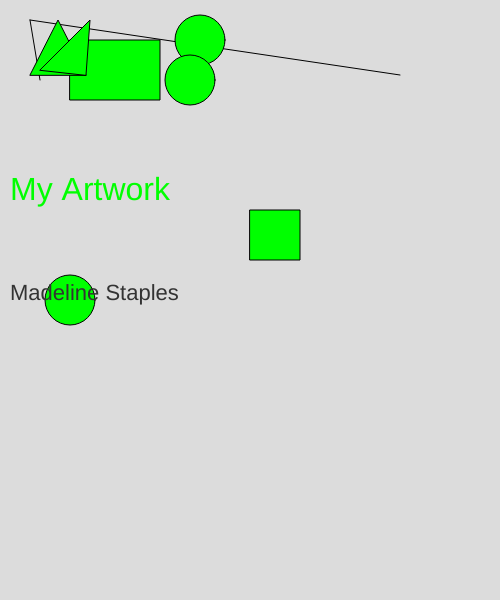
Frame 1 (no input)
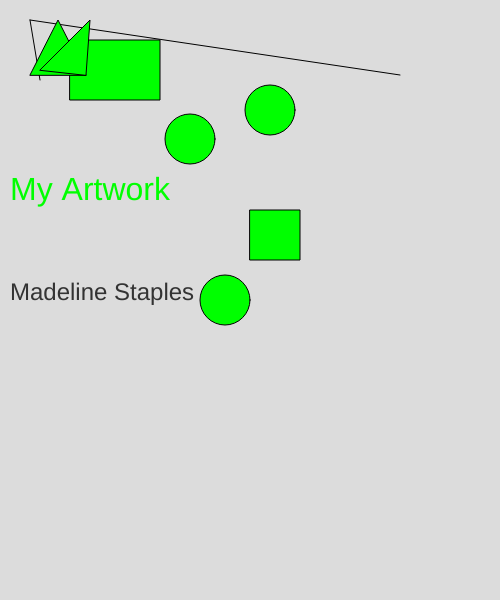
Frame 60 (no input)
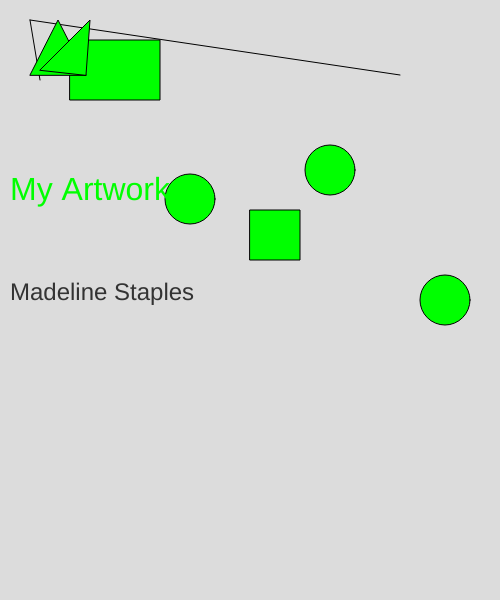
Frame 120 (the mouse pressed at the canvas centre since frame 60)

The p5.js sketch that drew these frames (run headless with seeded random() and noise() and a simulated clock; from frame 60 on, the mouse is pressed at the canvas centre):

// p5.js sketch
// ── sketch.js
var circleX = 70;
var circleY = 80;
var circleDirection = -5;
var circleDirection2 = 1;

//diagonal circle
var dicircleX = 200;
var dicircleY = 40;
var dicircleDirection = -10;

//text
var size = 22;
var count = 0;
var sizeDirection = 2;




function setup()
{
    createCanvas(500, 600,);
}
function draw()
{
    background(220);
    
    point 
    line (30,20,400, 75);
    line (40, 80, 30 , 20);
    fill('rgb(0,255,0)');
    //square
    square (250, 210, 50);
    rect (70, 40, 90, 60);
    
   

    triangle(30, 75, 58, 20, 86, 75);
    triangle (40, 70, 90, 20, 86, 75);
    //diagonal moving circle
    circle (dicircleX, dicircleY, 50)
    dicircleX+= dicircleDirection;
    dicircleY+= dicircleDirection;
    if(dicircleX <=1 || dicircleX >= 482) {
        dicircleDirection *= -1;

    }
    if(dicircleY <=1 || dicircleY >=482){
        dicircleDirection *=-1;
    }


    

    fill('rgb(0,255,0)');
    //circle 1
    circle(circleX, 300, 50);
    circleX+= circleDirection;
   if(circleX <= 1 || circleX >= 482) {
    
      
        circleDirection *= -1;
    }
   
   if (circleX <= 25) {
  //      circleX+=450;
}




    //circle 2
    circle(190, circleY, 50);
    circleY+= circleDirection2;
   if(circleY <= 1 || circleY >= 482) 
    {
      
        circleDirection2 *= -1;
    }
textSize(32);
    text ('My Artwork', 10, 200);

   fill(51);
   textSize(size);
   size+= sizeDirection;
    count++;
    if(count > 5)
    {
        sizeDirection *=-1;
        count = 0;
    }

   text ('Madeline Staples',10,300);

}
